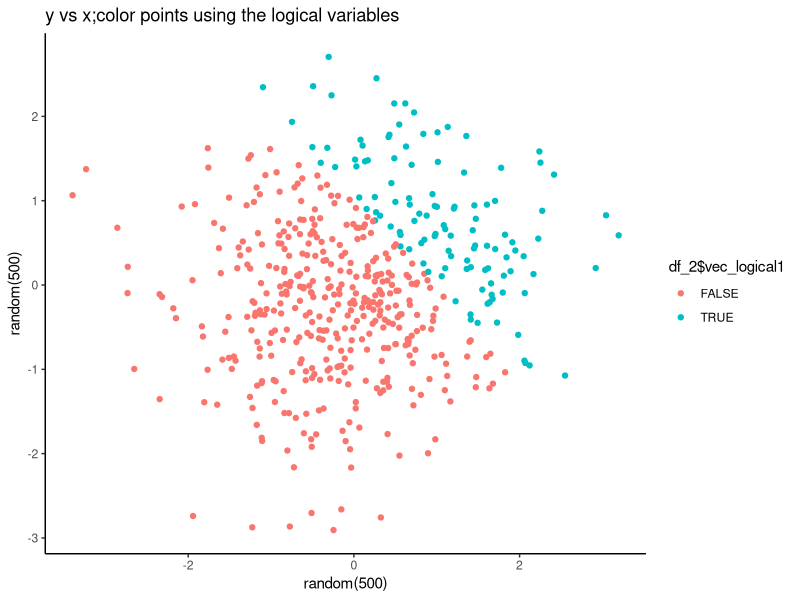
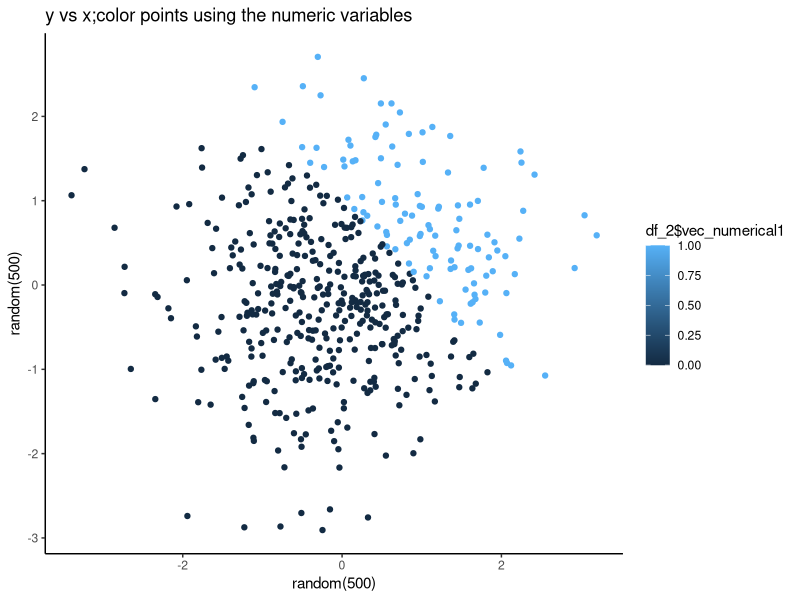
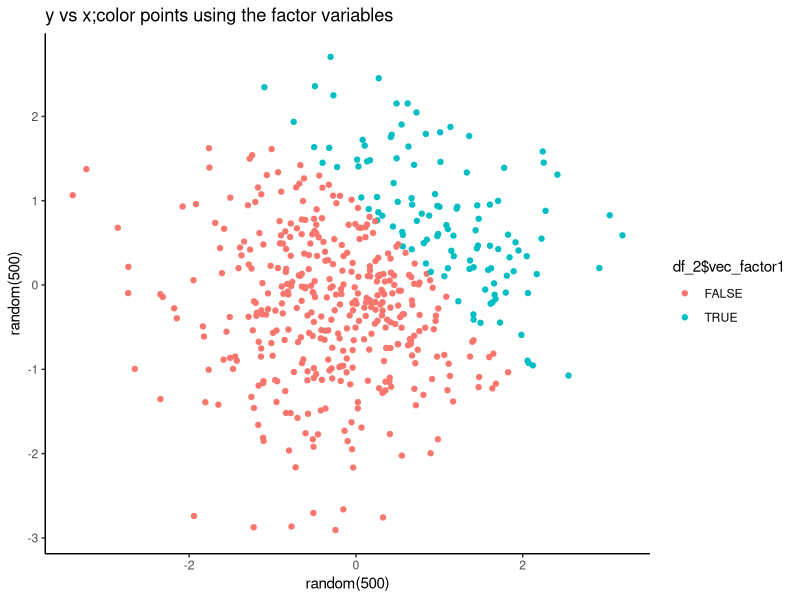
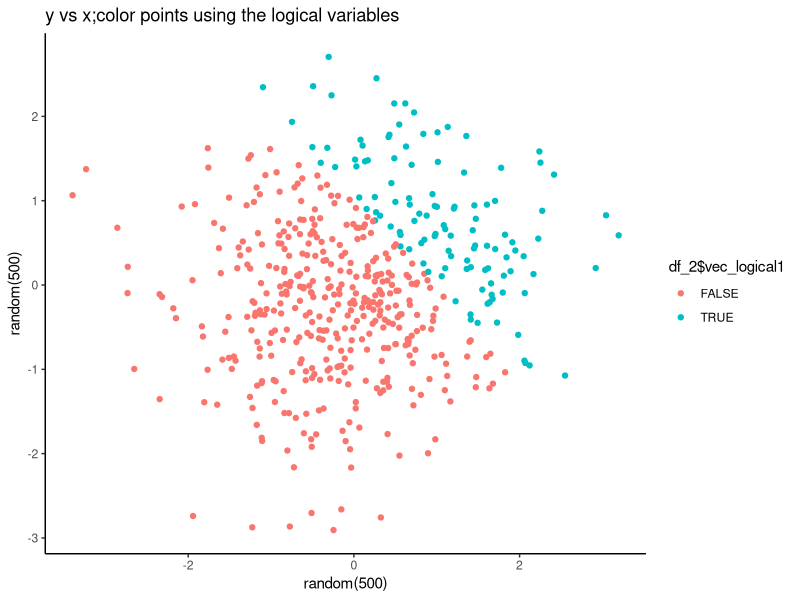
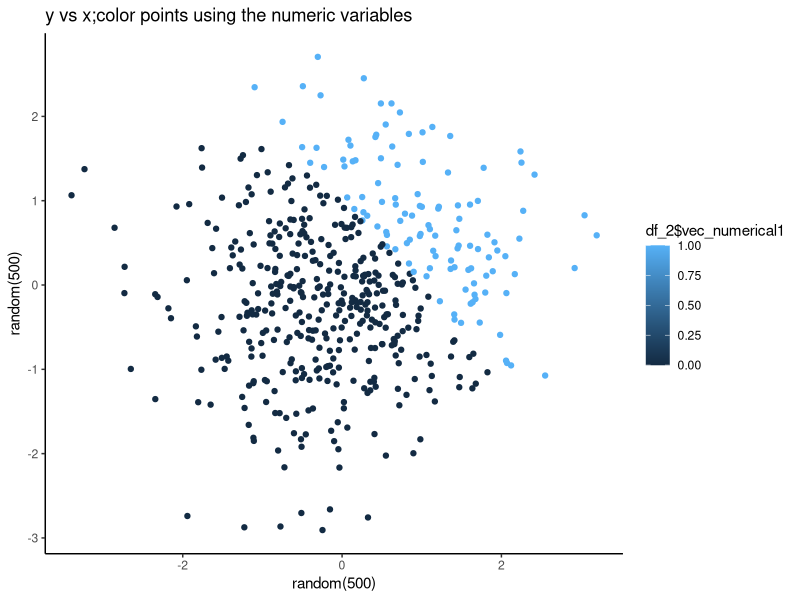
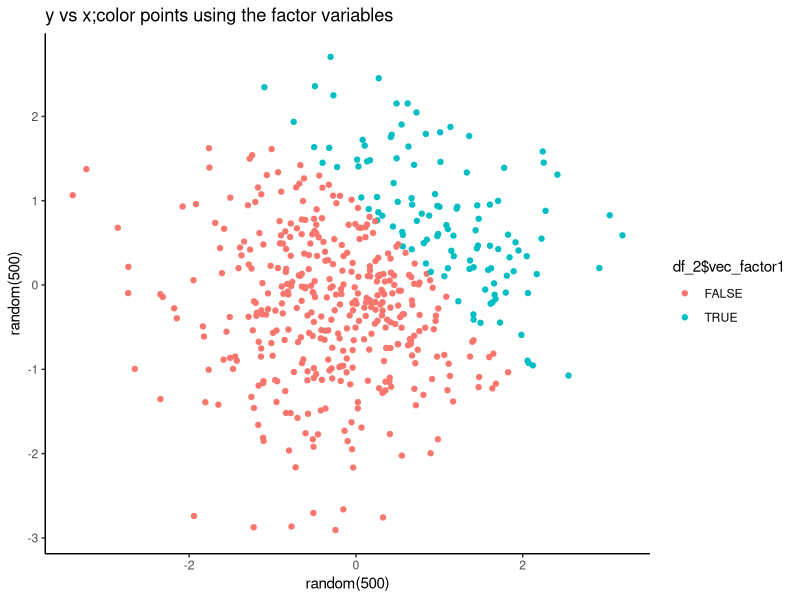

The R source for these figures, in order:
## ---- chunk 1
library(tidyverse)
##code will be executed but not displayed; results are not included
## ---- chunk 2
df_1 = tibble(
   samp = rnorm(8),  
   # a random sample of size 8 from a standard Normal distribution  
   vec_logical = samp > 0, 
   #a logical vector indicating whether elements of the sample are greater than 0
   vec_char = c("This is R!"), 
   #a character vector of length 8
   vec_factor = factor(c("sun","rain","wind","wind","sun","rain","sun","rain")), 
   #a factor vector of length 8, with 3 different factor “levels”
  
)
## ---- chunk 3
mean(df_1$samp) ## works, data is numerical
## ---- chunk 4
mean(df_1$vec_logical) ## works, TRUE = 1 and FALSE = 0
## ---- chunk 5
mean(df_1$vec_char) ## does not work,data is not numerical
## ---- chunk 6
mean(df_1$vec_factor) ## does not work,data is not numerical
## ---- chunk 7
as.numeric(df_1$samp) 
## works, random sample is composed of numeric data
as.numeric(df_1$vec_logical) 
## works, TRUE = 1 and FALSE = 0
as.numeric(df_1$vec_char) 
## characters cannot be transformed into numeric data
as.numeric(df_1$vec_factor) 
## The levels of a factor are stored as character data type, but transforming factor into numeric data is meaningless
## ---- chunk 8
(as.numeric(df_1$vec_logical)) *(df_1$samp) 
## ---- chunk 9
(as.factor(df_1$vec_logical)) * (df_1$samp) ##factors cannot be multiplied
## ---- chunk 10
(as.numeric(as.factor(df_1$vec_logical))) * (df_1$samp)
## numerics are 2,1,2,2,1,1,2,1
## ---- chunk 11
set.seed(1234)
df_2 = tibble(
  
  x = rnorm(500), ## a random sample of size 500 from a standard Normal distribution
  y = rnorm(500), ## a random sample of size 500 from a standard Normal distribution
  vec_logical1 = x + y > 1, ## a logical vector indicating whether x + y > 1
  vec_numerical1 = as.numeric(vec_logical1), ## a numeric vector created by coercing the above logical vector
  vec_factor1 = as.factor(vec_logical1), ## A factor vector created by coercing the above logical vector
  
)
## ---- chunk 12
nrow(df_2)
## ---- chunk 13
ncol(df_2)
## ---- chunk 14
mean(df_2$x)
## ---- chunk 15
median(df_2$x)
## ---- chunk 16
sd(df_2$x, na.rm = FALSE)
## ---- chunk 17
sum(df_2$vec_logical1 == TRUE) / (sum(df_2$vec_logical1 == FALSE) + sum(df_2$vec_logical1 == TRUE))
## ---- chunk 18
ggplot(df_2, aes(x = x,y = y,color = df_2$vec_logical1,)) + geom_point()+
  labs(title="y vs x;color points using the logical variables", x="random(500)", y = "random(500)")+
  theme_classic()  
ggsave("Scatter plot1 for hw1.pdf")
ggplot(df_2, aes(x = x,y = y,color = df_2$vec_numerical1,)) + geom_point()+
  labs(title="y vs x;color points using the numeric variables",
x="random(500)", y = "random(500)")+
  theme_classic()  
ggsave("Scatter plot2 for hw1.pdf")
ggplot(df_2, aes(x = x,y = y,color = df_2$vec_factor1,)) + geom_point()+
  labs(title="y vs x;color points using the factor variables",
       x="random(500)", y = "random(500)")+
  theme_classic() 
ggsave("Scatter plot3 for hw1.pdf")

